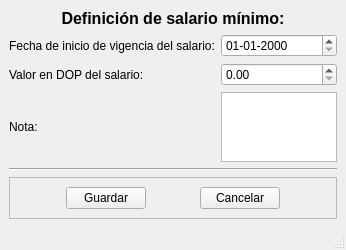
<?xml version="1.0" encoding="UTF-8"?>
<ui version="4.0">
 <class>sal_min</class>
 <widget class="QMainWindow" name="sal_min">
  <property name="windowModality">
   <enum>Qt::WindowModal</enum>
  </property>
  <property name="geometry">
   <rect>
    <x>0</x>
    <y>0</y>
    <width>346</width>
    <height>214</height>
   </rect>
  </property>
  <property name="windowTitle">
   <string>Salario mínimo</string>
  </property>
  <widget class="QWidget" name="centralwidget">
   <layout class="QVBoxLayout" name="verticalLayout">
    <item>
     <widget class="QLabel" name="label_4">
      <property name="text">
       <string>&lt;html&gt;&lt;head/&gt;&lt;body&gt;&lt;p align=&quot;center&quot;&gt;&lt;span style=&quot; font-size:12pt; font-weight:600;&quot;&gt;Definición de salario mínimo:&lt;/span&gt;&lt;/p&gt;&lt;/body&gt;&lt;/html&gt;</string>
      </property>
      <property name="textFormat">
       <enum>Qt::RichText</enum>
      </property>
     </widget>
    </item>
    <item>
     <layout class="QGridLayout" name="gridLayout">
      <item row="2" column="0">
       <widget class="QLabel" name="label_3">
        <property name="text">
         <string>Nota:</string>
        </property>
       </widget>
      </item>
      <item row="1" column="1">
       <widget class="QDoubleSpinBox" name="doubleSpinBox">
        <property name="toolTip">
         <string>&lt;html&gt;&lt;head/&gt;&lt;body&gt;&lt;p&gt;Colocar valor en pesos dominicanos del nuevo salario mínimo. Usualmente este valor es igual al promedio aritmetico entre los salarios minimos en las escalas del salario mínimo no sectorial. &lt;/p&gt;&lt;/body&gt;&lt;/html&gt;</string>
        </property>
        <property name="maximum">
         <double>9999999999.989999771118164</double>
        </property>
       </widget>
      </item>
      <item row="2" column="1">
       <widget class="QTextEdit" name="textEdit">
        <property name="toolTip">
         <string>&lt;html&gt;&lt;head/&gt;&lt;body&gt;&lt;p&gt;Coloque aquí cualquier información de interés relacionada con el salario mínimo nacional.&lt;/p&gt;&lt;/body&gt;&lt;/html&gt;</string>
        </property>
       </widget>
      </item>
      <item row="0" column="1">
       <widget class="QDateEdit" name="dateEdit">
        <property name="toolTip">
         <string>&lt;html&gt;&lt;head/&gt;&lt;body&gt;&lt;p&gt;Coloque aquí la fecha de entrada en vigencia del nuevo salario mínimo nacional.&lt;/p&gt;&lt;/body&gt;&lt;/html&gt;</string>
        </property>
        <property name="displayFormat">
         <string>dd-MM-yyyy</string>
        </property>
       </widget>
      </item>
      <item row="0" column="0">
       <widget class="QLabel" name="label">
        <property name="text">
         <string>Fecha de inicio de vigencia del salario:</string>
        </property>
       </widget>
      </item>
      <item row="1" column="0">
       <widget class="QLabel" name="label_2">
        <property name="text">
         <string>Valor en DOP del salario:</string>
        </property>
       </widget>
      </item>
     </layout>
    </item>
    <item>
     <widget class="Line" name="line">
      <property name="orientation">
       <enum>Qt::Horizontal</enum>
      </property>
     </widget>
    </item>
    <item>
     <widget class="QFrame" name="frame">
      <property name="frameShape">
       <enum>QFrame::StyledPanel</enum>
      </property>
      <property name="frameShadow">
       <enum>QFrame::Raised</enum>
      </property>
      <layout class="QHBoxLayout" name="horizontalLayout">
       <item>
        <spacer name="horizontalSpacer">
         <property name="orientation">
          <enum>Qt::Horizontal</enum>
         </property>
         <property name="sizeHint" stdset="0">
          <size>
           <width>79</width>
           <height>20</height>
          </size>
         </property>
        </spacer>
       </item>
       <item>
        <widget class="QPushButton" name="guardar">
         <property name="toolTip">
          <string>&lt;html&gt;&lt;head/&gt;&lt;body&gt;&lt;p&gt;Al presionar aquí se guardarán los cambios realizados.&lt;/p&gt;&lt;/body&gt;&lt;/html&gt;</string>
         </property>
         <property name="text">
          <string>Guardar</string>
         </property>
        </widget>
       </item>
       <item>
        <spacer name="horizontalSpacer_2">
         <property name="orientation">
          <enum>Qt::Horizontal</enum>
         </property>
         <property name="sizeHint" stdset="0">
          <size>
           <width>79</width>
           <height>20</height>
          </size>
         </property>
        </spacer>
       </item>
       <item>
        <widget class="QPushButton" name="cancelar">
         <property name="text">
          <string>Cancelar</string>
         </property>
        </widget>
       </item>
       <item>
        <spacer name="horizontalSpacer_3">
         <property name="orientation">
          <enum>Qt::Horizontal</enum>
         </property>
         <property name="sizeHint" stdset="0">
          <size>
           <width>79</width>
           <height>20</height>
          </size>
         </property>
        </spacer>
       </item>
      </layout>
     </widget>
    </item>
   </layout>
  </widget>
  <widget class="QMenuBar" name="menubar">
   <property name="geometry">
    <rect>
     <x>0</x>
     <y>0</y>
     <width>346</width>
     <height>18</height>
    </rect>
   </property>
  </widget>
  <widget class="QStatusBar" name="statusbar"/>
 </widget>
 <tabstops>
  <tabstop>dateEdit</tabstop>
  <tabstop>doubleSpinBox</tabstop>
  <tabstop>textEdit</tabstop>
  <tabstop>guardar</tabstop>
  <tabstop>cancelar</tabstop>
 </tabstops>
 <resources/>
 <connections/>
</ui>
